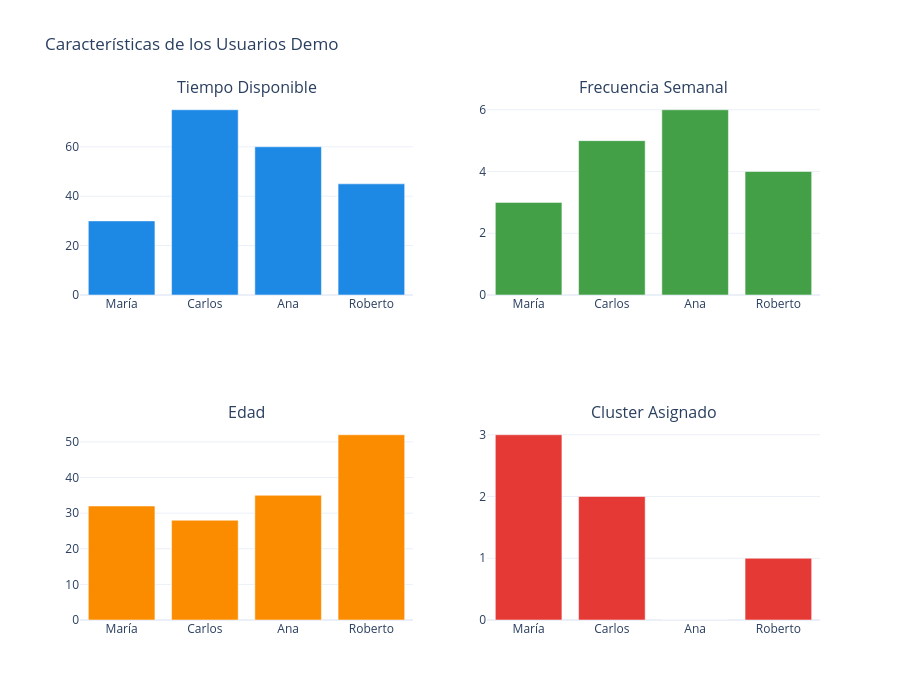

Notebook code cell kept with this figure:
### Code cell
# Visualización: Características de los usuarios demo
fig = make_subplots(
    rows=2, cols=2,
    subplot_titles=('Tiempo Disponible', 'Frecuencia Semanal', 'Edad', 'Cluster Asignado'),
    specs=[[{'type': 'bar'}, {'type': 'bar'}],
           [{'type': 'bar'}, {'type': 'bar'}]]
)

# Tiempo disponible
fig.add_trace(
    go.Bar(x=df_comparacion['Usuario'], y=df_comparacion['Tiempo (min)'], 
           name='Tiempo', marker_color='#1E88E5'),
    row=1, col=1
)

# Frecuencia
fig.add_trace(
    go.Bar(x=df_comparacion['Usuario'], y=df_comparacion['Frecuencia'], 
           name='Frecuencia', marker_color='#43A047'),
    row=1, col=2
)

# Edad
fig.add_trace(
    go.Bar(x=df_comparacion['Usuario'], y=df_comparacion['Edad'], 
           name='Edad', marker_color='#FB8C00'),
    row=2, col=1
)

# Cluster
fig.add_trace(
    go.Bar(x=df_comparacion['Usuario'], y=df_comparacion['Cluster'], 
           name='Cluster', marker_color='#E53935'),
    row=2, col=2
)

fig.update_layout(
    height=700,
    showlegend=False,
    title_text="Características de los Usuarios Demo",
    template='plotly_white'
)

fig.show()

### Figure 1 — Plotly figure (JSON) as saved in the notebook; plotly's stock layout.template omitted (floating-point values rounded to 4 significant figures)
{"data": [{"marker": {"color": "#1E88E5"}, "name": "Tiempo", "type": "bar", "x": ["María", "Carlos", "Ana", "Roberto"], "xaxis": "x", "y": [30, 75, 60, 45], "yaxis": "y"}, {"marker": {"color": "#43A047"}, "name": "Frecuencia", "type": "bar", "x": ["María", "Carlos", "Ana", "Roberto"], "xaxis": "x2", "y": [3, 5, 6, 4], "yaxis": "y2"}, {"marker": {"color": "#FB8C00"}, "name": "Edad", "type": "bar", "x": ["María", "Carlos", "Ana", "Roberto"], "xaxis": "x3", "y": [32, 28, 35, 52], "yaxis": "y3"}, {"marker": {"color": "#E53935"}, "name": "Cluster", "type": "bar", "x": ["María", "Carlos", "Ana", "Roberto"], "xaxis": "x4", "y": [3, 2, 0, 1], "yaxis": "y4"}], "layout": {"annotations": [{"font": {"size": 16}, "showarrow": false, "text": "Tiempo Disponible", "x": 0.225, "xanchor": "center", "xref": "paper", "y": 1, "yanchor": "bottom", "yref": "paper"}, {"font": {"size": 16}, "showarrow": false, "text": "Frecuencia Semanal", "x": 0.775, "xanchor": "center", "xref": "paper", "y": 1, "yanchor": "bottom", "yref": "paper"}, {"font": {"size": 16}, "showarrow": false, "text": "Edad", "x": 0.225, "xanchor": "center", "xref": "paper", "y": 0.375, "yanchor": "bottom", "yref": "paper"}, {"font": {"size": 16}, "showarrow": false, "text": "Cluster Asignado", "x": 0.775, "xanchor": "center", "xref": "paper", "y": 0.375, "yanchor": "bottom", "yref": "paper"}], "height": 700, "showlegend": false, "title": {"text": "Características de los Usuarios Demo"}, "xaxis": {"anchor": "y", "domain": [0, 0.45]}, "xaxis2": {"anchor": "y2", "domain": [0.55, 1]}, "xaxis3": {"anchor": "y3", "domain": [0, 0.45]}, "xaxis4": {"anchor": "y4", "domain": [0.55, 1]}, "yaxis": {"anchor": "x", "domain": [0.625, 1]}, "yaxis2": {"anchor": "x2", "domain": [0.625, 1]}, "yaxis3": {"anchor": "x3", "domain": [0, 0.375]}, "yaxis4": {"anchor": "x4", "domain": [0, 0.375]}}}
